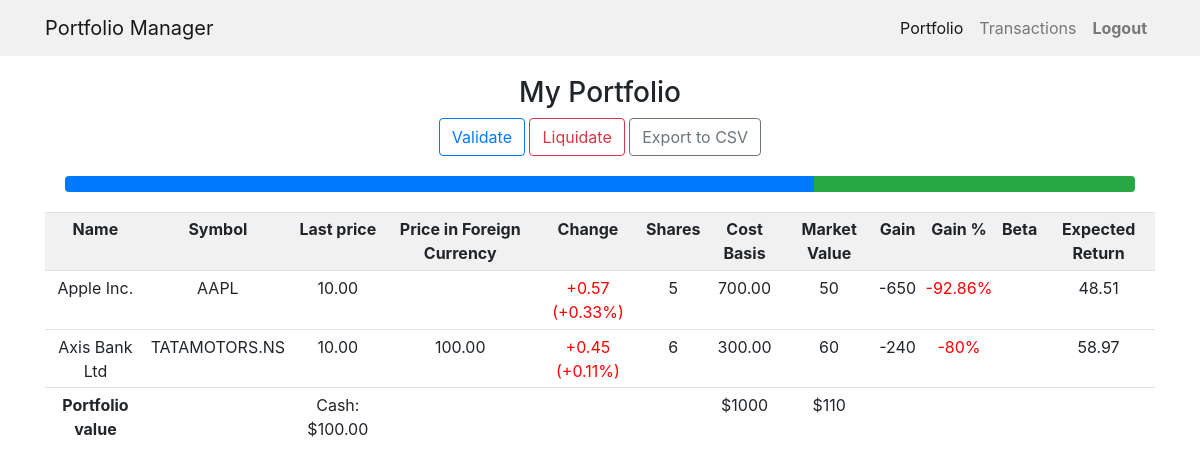
Before: /portfolio.php (signed in) with the older database file.
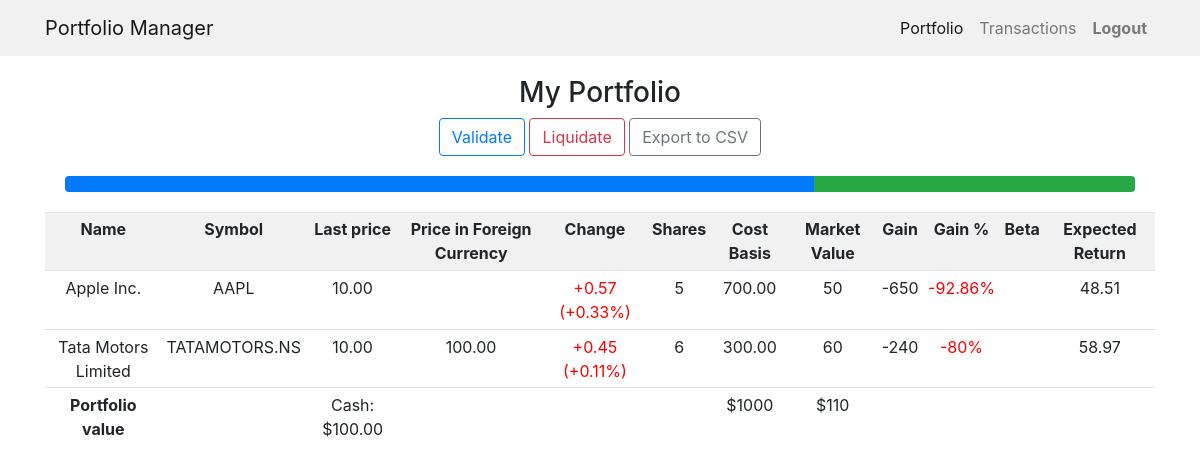
After: the same page with the newer database file.
### tables this page shows
CREATE TABLE user_stocks(id INT NOT NULL AUTO_INCREMENT PRIMARY KEY, username VARCHAR(20), symbol VARCHAR(20), shares NUMERIC(20), cost_basis DECIMAL(10, 2), FOREIGN KEY(username) REFERENCES users(username), FOREIGN KEY(symbol) REFERENCES stocks(symbol));

CREATE TABLE stocks(stock_name VARCHAR(20), symbol VARCHAR(20) PRIMARY KEY, sept_price DECIMAL(10, 2), sept_price_overseas DECIMAL(10, 2), price DECIMAL(10, 2), price_overseas DECIMAL(10, 2), category VARCHAR(20), price_change VARCHAR(20));

### portfolio.php (the view, shortened to what the changed rows need)
<?php
require_once 'scripts/database.php';
$username = $_SESSION['username'];
$query = "SELECT * FROM user_stocks, stocks WHERE username = '$username' AND user_stocks.symbol = stocks.symbol GROUP BY user_stocks.symbol";
$result = mysqli_query($conn, $query);
$query_cb = "SELECT sum(cost_basis) FROM user_stocks WHERE username = '$username' GROUP BY symbol";
$result_cb = mysqli_query($conn, $query_cb);
$query_sh = "SELECT sum(shares) FROM user_stocks WHERE username = '$username' GROUP BY symbol";
$result_sh = mysqli_query($conn, $query_sh);
?>
<!DOCTYPE html>
<html>
  <head>
    <link rel="stylesheet" href="https://maxcdn.bootstrapcdn.com/bootstrap/4.0.0-beta.2/css/bootstrap.min.css">
    <link rel="stylesheet" href="css/style.css">
  </head>
  <body>
    <div class="container text-center">
      <table class="table table-sm table-hover">
        <tr>
          <th>Name</th>
          <th>Symbol</th>
          <th>Last price</th>
          <th>Price in Foreign Currency</th>
          <th>Change</th>
          <th>Shares</th>
          <th>Cost Basis</th>
          <th>Market Value</th>
          <th>Gain</th>
          <th>Gain %</th>
          <th>Beta</th>
          <th>Expected Return</th>
        </tr>
        <?php while ($record = mysqli_fetch_assoc($result)) { ?>
        <tr>
          <td>
            <?php
            $stockname = $record['stock_name'];
            echo $stockname;
            ?>
          </td>
          <td>
            <?php
            $symbol = $record['symbol'];
            echo $symbol;
            ?>
          </td>
          <td>
            <?php
            $price = $record['price'];
            echo $price;
            ?>
          </td>
          <td>
            <?php
						$category = $record['category'];
						if ($category != 'Dow 30') {
							$price_overseas = $record['price_overseas'];
	            echo $price_overseas;
						}
            ?>
          </td>
					<?php $price_change = $record['price_change']; ?>
          <td style="<?php if ($price_change < 0) {echo 'color: red;';} else {echo 'color: green;';}?>">
            <?php
						echo $price_change;
            ?>
          </td>
          <td>
            <?php
            $sh = mysqli_fetch_assoc($result_sh);
            $shares = $sh['sum(shares)'];
            echo $shares;
            ?>
          </td>
          <td>
            <?php
            $cb = mysqli_fetch_assoc($result_cb);
            $cost_basis = $cb['sum(cost_basis)'];
            echo $cost_basis;
            ?>
          </td>
          <td>
            <?php
            $market_value = $shares * $price;
            echo round($market_value, 2);
            ?>
          </td>
          <td>
            <?php
            $gain = $market_value - $cost_basis;
            echo round($gain, 2);
            ?>
          </td>
					<?php $gain_percent = round($gain / $cost_basis * 100, 2); ?>
          <td style="<?php if ($gain_percent < 0) {echo 'color: red;';} else {echo 'color: green;';}?>">
            <?php
            echo $gain_percent . "%";
            ?>
          </td>
          <td>
          </td>
					<td>
						<?php
		        $query_exp = "SELECT sept_price FROM stocks WHERE symbol = '$symbol'";
		        $result_exp = mysqli_query($conn, $query_exp);
		        $expr = mysqli_fetch_assoc($result_exp);
		        $sept_price = $expr['sept_price'];
		        $fraction=$price/$sept_price;
		        $rate=pow(($fraction), 48/365)-1;
		        $futureValue=$price*(pow((1+$rate),30/365));
		        $return=$shares*$futureValue;
		        echo round($return, 2);
						?>
					</td>
        </tr>
        <?php } ?>
      </table>
    </div>
  </body>
</html>

Changed rows visible on the page:
changed through a linked row, user_stocks "TATAMOTORS.NS": symbol.stock_name "Axis Bank Ltd" → "Tata Motors Limited"
